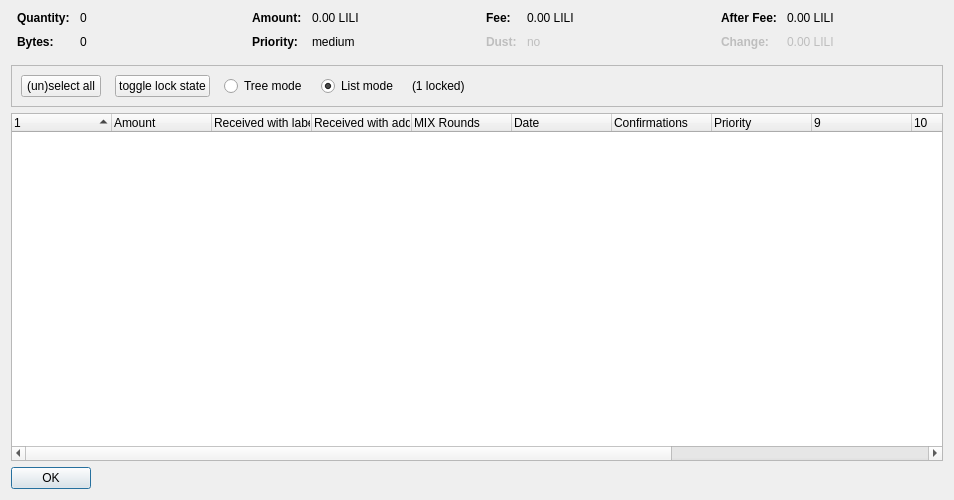
<?xml version="1.0" encoding="UTF-8"?>
<ui version="4.0">
 <class>CoinControlDialog</class>
 <widget class="QDialog" name="CoinControlDialog">
  <property name="geometry">
   <rect>
    <x>0</x>
    <y>0</y>
    <width>954</width>
    <height>500</height>
   </rect>
  </property>
  <property name="windowTitle">
   <string>Coin Selection</string>
  </property>
  <layout class="QVBoxLayout" name="verticalLayout">
   <item>
    <layout class="QHBoxLayout" name="horizontalLayoutTop" stretch="0,0,0,0">
     <property name="topMargin">
      <number>0</number>
     </property>
     <property name="bottomMargin">
      <number>10</number>
     </property>
     <item>
      <layout class="QFormLayout" name="formLayoutCoinControl1">
       <property name="horizontalSpacing">
        <number>10</number>
       </property>
       <property name="verticalSpacing">
        <number>10</number>
       </property>
       <property name="leftMargin">
        <number>6</number>
       </property>
       <property name="rightMargin">
        <number>6</number>
       </property>
       <item row="0" column="0">
        <widget class="QLabel" name="labelCoinControlQuantityText">
         <property name="font">
          <font>
           <weight>75</weight>
           <bold>true</bold>
          </font>
         </property>
         <property name="text">
          <string>Quantity:</string>
         </property>
        </widget>
       </item>
       <item row="0" column="1">
        <widget class="QLabel" name="labelCoinControlQuantity">
         <property name="cursor">
          <cursorShape>IBeamCursor</cursorShape>
         </property>
         <property name="contextMenuPolicy">
          <enum>Qt::ActionsContextMenu</enum>
         </property>
         <property name="text">
          <string notr="true">0</string>
         </property>
         <property name="textInteractionFlags">
          <set>Qt::LinksAccessibleByMouse|Qt::TextSelectableByKeyboard|Qt::TextSelectableByMouse</set>
         </property>
        </widget>
       </item>
       <item row="1" column="0">
        <widget class="QLabel" name="labelCoinControlBytesText">
         <property name="font">
          <font>
           <weight>75</weight>
           <bold>true</bold>
          </font>
         </property>
         <property name="text">
          <string>Bytes:</string>
         </property>
        </widget>
       </item>
       <item row="1" column="1">
        <widget class="QLabel" name="labelCoinControlBytes">
         <property name="cursor">
          <cursorShape>IBeamCursor</cursorShape>
         </property>
         <property name="contextMenuPolicy">
          <enum>Qt::ActionsContextMenu</enum>
         </property>
         <property name="text">
          <string notr="true">0</string>
         </property>
         <property name="textInteractionFlags">
          <set>Qt::LinksAccessibleByMouse|Qt::TextSelectableByKeyboard|Qt::TextSelectableByMouse</set>
         </property>
        </widget>
       </item>
      </layout>
     </item>
     <item>
      <layout class="QFormLayout" name="formLayoutCoinControl2">
       <property name="horizontalSpacing">
        <number>10</number>
       </property>
       <property name="verticalSpacing">
        <number>10</number>
       </property>
       <property name="leftMargin">
        <number>6</number>
       </property>
       <property name="rightMargin">
        <number>6</number>
       </property>
       <item row="0" column="0">
        <widget class="QLabel" name="labelCoinControlAmountText">
         <property name="font">
          <font>
           <weight>75</weight>
           <bold>true</bold>
          </font>
         </property>
         <property name="text">
          <string>Amount:</string>
         </property>
        </widget>
       </item>
       <item row="0" column="1">
        <widget class="QLabel" name="labelCoinControlAmount">
         <property name="cursor">
          <cursorShape>IBeamCursor</cursorShape>
         </property>
         <property name="contextMenuPolicy">
          <enum>Qt::ActionsContextMenu</enum>
         </property>
         <property name="text">
          <string notr="true">0.00 LILI</string>
         </property>
         <property name="textInteractionFlags">
          <set>Qt::LinksAccessibleByMouse|Qt::TextSelectableByKeyboard|Qt::TextSelectableByMouse</set>
         </property>
        </widget>
       </item>
       <item row="1" column="0">
        <widget class="QLabel" name="labelCoinControlPriorityText">
         <property name="font">
          <font>
           <weight>75</weight>
           <bold>true</bold>
          </font>
         </property>
         <property name="text">
          <string>Priority:</string>
         </property>
        </widget>
       </item>
       <item row="1" column="1">
        <widget class="QLabel" name="labelCoinControlPriority">
         <property name="cursor">
          <cursorShape>IBeamCursor</cursorShape>
         </property>
         <property name="contextMenuPolicy">
          <enum>Qt::ActionsContextMenu</enum>
         </property>
         <property name="text">
          <string>medium</string>
         </property>
         <property name="textInteractionFlags">
          <set>Qt::LinksAccessibleByMouse|Qt::TextSelectableByKeyboard|Qt::TextSelectableByMouse</set>
         </property>
        </widget>
       </item>
      </layout>
     </item>
     <item>
      <layout class="QFormLayout" name="formLayoutCoinControl3">
       <property name="horizontalSpacing">
        <number>10</number>
       </property>
       <property name="verticalSpacing">
        <number>10</number>
       </property>
       <property name="leftMargin">
        <number>6</number>
       </property>
       <property name="rightMargin">
        <number>6</number>
       </property>
       <item row="0" column="0">
        <widget class="QLabel" name="labelCoinControlFeeText">
         <property name="font">
          <font>
           <weight>75</weight>
           <bold>true</bold>
          </font>
         </property>
         <property name="text">
          <string>Fee:</string>
         </property>
        </widget>
       </item>
       <item row="0" column="1">
        <widget class="QLabel" name="labelCoinControlFee">
         <property name="cursor">
          <cursorShape>IBeamCursor</cursorShape>
         </property>
         <property name="contextMenuPolicy">
          <enum>Qt::ActionsContextMenu</enum>
         </property>
         <property name="text">
          <string notr="true">0.00 LILI</string>
         </property>
         <property name="textInteractionFlags">
          <set>Qt::LinksAccessibleByMouse|Qt::TextSelectableByKeyboard|Qt::TextSelectableByMouse</set>
         </property>
        </widget>
       </item>
       <item row="1" column="0">
        <widget class="QLabel" name="labelCoinControlLowOutputText">
         <property name="enabled">
          <bool>false</bool>
         </property>
         <property name="font">
          <font>
           <weight>75</weight>
           <bold>true</bold>
          </font>
         </property>
         <property name="text">
          <string>Dust:</string>
         </property>
        </widget>
       </item>
       <item row="1" column="1">
        <widget class="QLabel" name="labelCoinControlLowOutput">
         <property name="enabled">
          <bool>false</bool>
         </property>
         <property name="cursor">
          <cursorShape>IBeamCursor</cursorShape>
         </property>
         <property name="contextMenuPolicy">
          <enum>Qt::ActionsContextMenu</enum>
         </property>
         <property name="text">
          <string>no</string>
         </property>
         <property name="textInteractionFlags">
          <set>Qt::LinksAccessibleByMouse|Qt::TextSelectableByKeyboard|Qt::TextSelectableByMouse</set>
         </property>
        </widget>
       </item>
      </layout>
     </item>
     <item>
      <layout class="QFormLayout" name="formLayoutCoinControl4">
       <property name="horizontalSpacing">
        <number>10</number>
       </property>
       <property name="verticalSpacing">
        <number>10</number>
       </property>
       <property name="leftMargin">
        <number>6</number>
       </property>
       <property name="rightMargin">
        <number>6</number>
       </property>
       <item row="0" column="0">
        <widget class="QLabel" name="labelCoinControlAfterFeeText">
         <property name="font">
          <font>
           <weight>75</weight>
           <bold>true</bold>
          </font>
         </property>
         <property name="text">
          <string>After Fee:</string>
         </property>
        </widget>
       </item>
       <item row="0" column="1">
        <widget class="QLabel" name="labelCoinControlAfterFee">
         <property name="cursor">
          <cursorShape>IBeamCursor</cursorShape>
         </property>
         <property name="contextMenuPolicy">
          <enum>Qt::ActionsContextMenu</enum>
         </property>
         <property name="text">
          <string notr="true">0.00 LILI</string>
         </property>
         <property name="textInteractionFlags">
          <set>Qt::LinksAccessibleByMouse|Qt::TextSelectableByKeyboard|Qt::TextSelectableByMouse</set>
         </property>
        </widget>
       </item>
       <item row="1" column="0">
        <widget class="QLabel" name="labelCoinControlChangeText">
         <property name="enabled">
          <bool>false</bool>
         </property>
         <property name="font">
          <font>
           <weight>75</weight>
           <bold>true</bold>
          </font>
         </property>
         <property name="text">
          <string>Change:</string>
         </property>
        </widget>
       </item>
       <item row="1" column="1">
        <widget class="QLabel" name="labelCoinControlChange">
         <property name="enabled">
          <bool>false</bool>
         </property>
         <property name="cursor">
          <cursorShape>IBeamCursor</cursorShape>
         </property>
         <property name="contextMenuPolicy">
          <enum>Qt::ActionsContextMenu</enum>
         </property>
         <property name="text">
          <string notr="true">0.00 LILI</string>
         </property>
         <property name="textInteractionFlags">
          <set>Qt::LinksAccessibleByMouse|Qt::TextSelectableByKeyboard|Qt::TextSelectableByMouse</set>
         </property>
        </widget>
       </item>
      </layout>
     </item>
    </layout>
   </item>
   <item>
    <widget class="QFrame" name="frame">
     <property name="minimumSize">
      <size>
       <width>0</width>
       <height>40</height>
      </size>
     </property>
     <property name="frameShape">
      <enum>QFrame::StyledPanel</enum>
     </property>
     <property name="frameShadow">
      <enum>QFrame::Sunken</enum>
     </property>
     <layout class="QHBoxLayout" name="horizontalLayout">
      <item>
       <layout class="QHBoxLayout" name="horizontalLayoutPanel" stretch="0,0,0,0,0,0">
        <property name="spacing">
         <number>14</number>
        </property>
        <item>
         <widget class="QPushButton" name="pushButtonSelectAll">
          <property name="sizePolicy">
           <sizepolicy hsizetype="Maximum" vsizetype="Fixed">
            <horstretch>0</horstretch>
            <verstretch>0</verstretch>
           </sizepolicy>
          </property>
          <property name="text">
           <string>(un)select all</string>
          </property>
          <property name="autoDefault">
           <bool>false</bool>
          </property>
         </widget>
        </item>
        <item>
         <widget class="QPushButton" name="pushButtonToggleLock">
          <property name="sizePolicy">
           <sizepolicy hsizetype="Maximum" vsizetype="Fixed">
            <horstretch>0</horstretch>
            <verstretch>0</verstretch>
           </sizepolicy>
          </property>
          <property name="text">
           <string>toggle lock state</string>
          </property>
          <property name="autoDefault">
           <bool>false</bool>
          </property>
         </widget>
        </item>
        <item>
         <widget class="QRadioButton" name="radioTreeMode">
          <property name="sizePolicy">
           <sizepolicy hsizetype="Maximum" vsizetype="Fixed">
            <horstretch>0</horstretch>
            <verstretch>0</verstretch>
           </sizepolicy>
          </property>
          <property name="text">
           <string>Tree mode</string>
          </property>
         </widget>
        </item>
        <item>
         <widget class="QRadioButton" name="radioListMode">
          <property name="sizePolicy">
           <sizepolicy hsizetype="Maximum" vsizetype="Fixed">
            <horstretch>0</horstretch>
            <verstretch>0</verstretch>
           </sizepolicy>
          </property>
          <property name="text">
           <string>List mode</string>
          </property>
          <property name="checked">
           <bool>true</bool>
          </property>
         </widget>
        </item>
        <item>
         <widget class="QLabel" name="labelLocked">
          <property name="text">
           <string>(1 locked)</string>
          </property>
         </widget>
        </item>
        <item>
         <spacer name="horizontalSpacer">
          <property name="orientation">
           <enum>Qt::Horizontal</enum>
          </property>
          <property name="sizeHint" stdset="0">
           <size>
            <width>40</width>
            <height>20</height>
           </size>
          </property>
         </spacer>
        </item>
       </layout>
      </item>
     </layout>
    </widget>
   </item>
   <item>
    <widget class="CoinControlTreeWidget" name="treeWidget">
     <property name="contextMenuPolicy">
      <enum>Qt::CustomContextMenu</enum>
     </property>
     <property name="sortingEnabled">
      <bool>false</bool>
     </property>
     <property name="columnCount">
      <number>13</number>
     </property>
     <attribute name="headerShowSortIndicator" stdset="0">
      <bool>true</bool>
     </attribute>
     <attribute name="headerStretchLastSection">
      <bool>false</bool>
     </attribute>
     <column>
      <property name="text">
       <string/>
      </property>
     </column>
     <column>
      <property name="text">
       <string>Amount</string>
      </property>
     </column>
     <column>
      <property name="text">
       <string>Received with label</string>
      </property>
     </column>
     <column>
      <property name="text">
       <string>Received with address</string>
      </property>
     </column>
     <column>
      <property name="text">
       <string>MIX Rounds</string>
      </property>
     </column>
     <column>
      <property name="text">
       <string>Date</string>
      </property>
     </column>
     <column>
      <property name="text">
       <string>Confirmations</string>
      </property>
      <property name="toolTip">
       <string>Confirmed</string>
      </property>
     </column>
     <column>
      <property name="text">
       <string>Priority</string>
      </property>
     </column>
     <column>
      <property name="text">
       <string/>
      </property>
     </column>
     <column>
      <property name="text">
       <string/>
      </property>
     </column>
     <column>
      <property name="text">
       <string/>
      </property>
     </column>
     <column>
      <property name="text">
       <string/>
      </property>
     </column>
     <column>
      <property name="text">
       <string/>
      </property>
     </column>
    </widget>
   </item>
   <item>
    <widget class="QDialogButtonBox" name="buttonBox">
     <property name="sizePolicy">
      <sizepolicy hsizetype="Maximum" vsizetype="Fixed">
       <horstretch>0</horstretch>
       <verstretch>0</verstretch>
      </sizepolicy>
     </property>
     <property name="orientation">
      <enum>Qt::Horizontal</enum>
     </property>
     <property name="standardButtons">
      <set>QDialogButtonBox::Ok</set>
     </property>
    </widget>
   </item>
  </layout>
 </widget>
 <customwidgets>
  <customwidget>
   <class>CoinControlTreeWidget</class>
   <extends>QTreeWidget</extends>
   <header>coincontroltreewidget.h</header>
  </customwidget>
 </customwidgets>
 <resources/>
 <connections/>
</ui>
